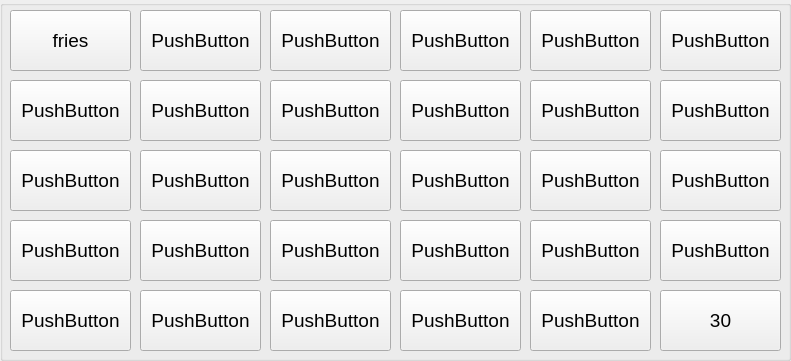
     <widget class="QGroupBox" name="groupBox_6">
      <property name="enabled">
       <bool>true</bool>
      </property>
      <property name="geometry">
       <rect>
        <x>240</x>
        <y>460</y>
        <width>791</width>
        <height>361</height>
       </rect>
      </property>
      <property name="font">
       <font>
        <pointsize>14</pointsize>
       </font>
      </property>
      <property name="title">
       <string/>
      </property>
      <property name="flat">
       <bool>false</bool>
      </property>
      <widget class="QPushButton" name="pushButton_58">
       <property name="geometry">
        <rect>
         <x>10</x>
         <y>10</y>
         <width>121</width>
         <height>61</height>
        </rect>
       </property>
       <property name="text">
        <string>fries</string>
       </property>
       <property name="flat">
        <bool>false</bool>
       </property>
      </widget>
      <widget class="QPushButton" name="pushButton_59">
       <property name="geometry">
        <rect>
         <x>10</x>
         <y>80</y>
         <width>121</width>
         <height>61</height>
        </rect>
       </property>
       <property name="text">
        <string>PushButton</string>
       </property>
       <property name="flat">
        <bool>false</bool>
       </property>
      </widget>
      <widget class="QPushButton" name="pushButton_60">
       <property name="geometry">
        <rect>
         <x>10</x>
         <y>150</y>
         <width>121</width>
         <height>61</height>
        </rect>
       </property>
       <property name="text">
        <string>PushButton</string>
       </property>
       <property name="flat">
        <bool>false</bool>
       </property>
      </widget>
      <widget class="QPushButton" name="pushButton_61">
       <property name="geometry">
        <rect>
         <x>10</x>
         <y>220</y>
         <width>121</width>
         <height>61</height>
        </rect>
       </property>
       <property name="text">
        <string>PushButton</string>
       </property>
       <property name="flat">
        <bool>false</bool>
       </property>
      </widget>
      <widget class="QPushButton" name="pushButton_62">
       <property name="geometry">
        <rect>
         <x>10</x>
         <y>290</y>
         <width>121</width>
         <height>61</height>
        </rect>
       </property>
       <property name="text">
        <string>PushButton</string>
       </property>
       <property name="flat">
        <bool>false</bool>
       </property>
      </widget>
      <widget class="QPushButton" name="pushButton_63">
       <property name="geometry">
        <rect>
         <x>140</x>
         <y>290</y>
         <width>121</width>
         <height>61</height>
        </rect>
       </property>
       <property name="text">
        <string>PushButton</string>
       </property>
       <property name="flat">
        <bool>false</bool>
       </property>
      </widget>
      <widget class="QPushButton" name="pushButton_64">
       <property name="geometry">
        <rect>
         <x>140</x>
         <y>80</y>
         <width>121</width>
         <height>61</height>
        </rect>
       </property>
       <property name="text">
        <string>PushButton</string>
       </property>
       <property name="flat">
        <bool>false</bool>
       </property>
      </widget>
      <widget class="QPushButton" name="pushButton_65">
       <property name="geometry">
        <rect>
         <x>140</x>
         <y>10</y>
         <width>121</width>
         <height>61</height>
        </rect>
       </property>
       <property name="text">
        <string>PushButton</string>
       </property>
       <property name="flat">
        <bool>false</bool>
       </property>
      </widget>
      <widget class="QPushButton" name="pushButton_66">
       <property name="geometry">
        <rect>
         <x>140</x>
         <y>220</y>
         <width>121</width>
         <height>61</height>
        </rect>
       </property>
       <property name="text">
        <string>PushButton</string>
       </property>
       <property name="flat">
        <bool>false</bool>
       </property>
      </widget>
      <widget class="QPushButton" name="pushButton_67">
       <property name="geometry">
        <rect>
         <x>140</x>
         <y>150</y>
         <width>121</width>
         <height>61</height>
        </rect>
       </property>
       <property name="text">
        <string>PushButton</string>
       </property>
       <property name="flat">
        <bool>false</bool>
       </property>
      </widget>
      <widget class="QPushButton" name="pushButton_68">
       <property name="geometry">
        <rect>
         <x>270</x>
         <y>10</y>
         <width>121</width>
         <height>61</height>
        </rect>
       </property>
       <property name="text">
        <string>PushButton</string>
       </property>
       <property name="flat">
        <bool>false</bool>
       </property>
      </widget>
      <widget class="QPushButton" name="pushButton_69">
       <property name="geometry">
        <rect>
         <x>270</x>
         <y>80</y>
         <width>121</width>
         <height>61</height>
        </rect>
       </property>
       <property name="text">
        <string>PushButton</string>
       </property>
       <property name="flat">
        <bool>false</bool>
       </property>
      </widget>
      <widget class="QPushButton" name="pushButton_70">
       <property name="geometry">
        <rect>
         <x>270</x>
         <y>150</y>
         <width>121</width>
         <height>61</height>
        </rect>
       </property>
       <property name="text">
        <string>PushButton</string>
       </property>
       <property name="flat">
        <bool>false</bool>
       </property>
      </widget>
      <widget class="QPushButton" name="pushButton_71">
       <property name="geometry">
        <rect>
         <x>270</x>
         <y>290</y>
         <width>121</width>
         <height>61</height>
        </rect>
       </property>
       <property name="text">
        <string>PushButton</string>
       </property>
       <property name="flat">
        <bool>false</bool>
       </property>
      </widget>
      <widget class="QPushButton" name="pushButton_72">
       <property name="geometry">
        <rect>
         <x>270</x>
         <y>220</y>
         <width>121</width>
         <height>61</height>
        </rect>
       </property>
       <property name="text">
        <string>PushButton</string>
       </property>
       <property name="flat">
        <bool>false</bool>
       </property>
      </widget>
      <widget class="QPushButton" name="pushButton_73">
       <property name="geometry">
        <rect>
         <x>400</x>
         <y>150</y>
         <width>121</width>
         <height>61</height>
        </rect>
       </property>
       <property name="text">
        <string>PushButton</string>
       </property>
       <property name="flat">
        <bool>false</bool>
       </property>
      </widget>
      <widget class="QPushButton" name="pushButton_74">
       <property name="geometry">
        <rect>
         <x>400</x>
         <y>10</y>
         <width>121</width>
         <height>61</height>
        </rect>
       </property>
       <property name="text">
        <string>PushButton</string>
       </property>
       <property name="flat">
        <bool>false</bool>
       </property>
      </widget>
      <widget class="QPushButton" name="pushButton_75">
       <property name="geometry">
        <rect>
         <x>400</x>
         <y>220</y>
         <width>121</width>
         <height>61</height>
        </rect>
       </property>
       <property name="text">
        <string>PushButton</string>
       </property>
       <property name="flat">
        <bool>false</bool>
       </property>
      </widget>
      <widget class="QPushButton" name="pushButton_76">
       <property name="geometry">
        <rect>
         <x>400</x>
         <y>80</y>
         <width>121</width>
         <height>61</height>
        </rect>
       </property>
       <property name="text">
        <string>PushButton</string>
       </property>
       <property name="flat">
        <bool>false</bool>
       </property>
      </widget>
      <widget class="QPushButton" name="pushButton_77">
       <property name="geometry">
        <rect>
         <x>400</x>
         <y>290</y>
         <width>121</width>
         <height>61</height>
        </rect>
       </property>
       <property name="text">
        <string>PushButton</string>
       </property>
       <property name="flat">
        <bool>false</bool>
       </property>
      </widget>
      <widget class="QPushButton" name="pushButton_78">
       <property name="geometry">
        <rect>
         <x>530</x>
         <y>10</y>
         <width>121</width>
         <height>61</height>
        </rect>
       </property>
       <property name="text">
        <string>PushButton</string>
       </property>
       <property name="flat">
        <bool>false</bool>
       </property>
      </widget>
      <widget class="QPushButton" name="pushButton_79">
       <property name="geometry">
        <rect>
         <x>530</x>
         <y>290</y>
         <width>121</width>
         <height>61</height>
        </rect>
       </property>
       <property name="text">
        <string>PushButton</string>
       </property>
       <property name="flat">
        <bool>false</bool>
       </property>
      </widget>
      <widget class="QPushButton" name="pushButton_80">
       <property name="geometry">
        <rect>
         <x>530</x>
         <y>80</y>
         <width>121</width>
         <height>61</height>
        </rect>
       </property>
       <property name="text">
        <string>PushButton</string>
       </property>
       <property name="flat">
        <bool>false</bool>
       </property>
      </widget>
      <widget class="QPushButton" name="pushButton_81">
       <property name="geometry">
        <rect>
         <x>530</x>
         <y>220</y>
         <width>121</width>
         <height>61</height>
        </rect>
       </property>
       <property name="text">
        <string>PushButton</string>
       </property>
       <property name="flat">
        <bool>false</bool>
       </property>
      </widget>
      <widget class="QPushButton" name="pushButton_82">
       <property name="geometry">
        <rect>
         <x>530</x>
         <y>150</y>
         <width>121</width>
         <height>61</height>
        </rect>
       </property>
       <property name="text">
        <string>PushButton</string>
       </property>
       <property name="flat">
        <bool>false</bool>
       </property>
      </widget>
      <widget class="QPushButton" name="pushButton_83">
       <property name="geometry">
        <rect>
         <x>660</x>
         <y>150</y>
         <width>121</width>
         <height>61</height>
        </rect>
       </property>
       <property name="text">
        <string>PushButton</string>
       </property>
       <property name="flat">
        <bool>false</bool>
       </property>
      </widget>
      <widget class="QPushButton" name="pushButton_84">
       <property name="enabled">
        <bool>true</bool>
       </property>
       <property name="geometry">
        <rect>
         <x>660</x>
         <y>290</y>
         <width>121</width>
         <height>61</height>
        </rect>
       </property>
       <property name="text">
        <string>30</string>
       </property>
       <property name="flat">
        <bool>false</bool>
       </property>
      </widget>
      <widget class="QPushButton" name="pushButton_85">
       <property name="geometry">
        <rect>
         <x>660</x>
         <y>10</y>
         <width>121</width>
         <height>61</height>
        </rect>
       </property>
       <property name="text">
        <string>PushButton</string>
       </property>
       <property name="flat">
        <bool>false</bool>
       </property>
      </widget>
      <widget class="QPushButton" name="pushButton_86">
       <property name="geometry">
        <rect>
         <x>660</x>
         <y>220</y>
         <width>121</width>
         <height>61</height>
        </rect>
       </property>
       <property name="text">
        <string>PushButton</string>
       </property>
       <property name="flat">
        <bool>false</bool>
       </property>
      </widget>
      <widget class="QPushButton" name="pushButton_87">
       <property name="geometry">
        <rect>
         <x>660</x>
         <y>80</y>
         <width>121</width>
         <height>61</height>
        </rect>
       </property>
       <property name="text">
        <string>PushButton</string>
       </property>
       <property name="flat">
        <bool>false</bool>
       </property>
      </widget>
     </widget>
